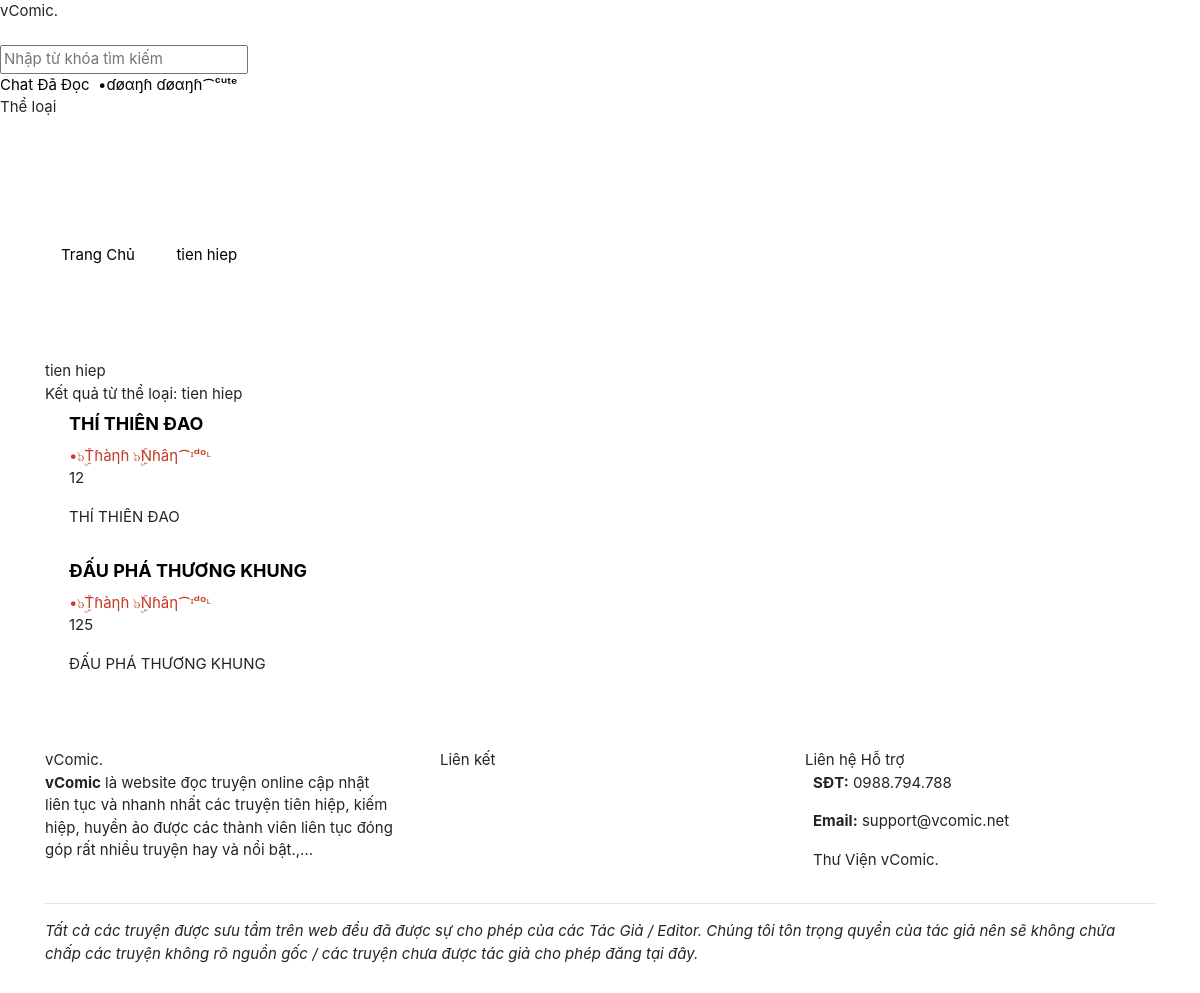
/tag/tien-hiep (signed in), run on the app's committed database.
### tables this page shows
CREATE TABLE `users` (
  `id` int(11) NOT NULL,
  `username` varchar(255) NOT NULL,
  `email` varchar(255) NOT NULL,
  `password` varchar(255) NOT NULL,
  `role` tinyint(4) NOT NULL DEFAULT 0,
  `fullname` varchar(255) NOT NULL,
  `gender` varchar(2) NOT NULL,
  `gold` int(11) NOT NULL DEFAULT 0,
  `coin` int(11) NOT NULL DEFAULT 0,
  `birthday` int(11) NOT NULL,
  `cover` varchar(255) NOT NULL,
  `avatar` varchar(255) NOT NULL,
  `recover_code` varchar(255) NOT NULL,
  `recover_time` int(11) NOT NULL,
  `login_at` int(11) NOT NULL,
  `created_at` int(11) NOT NULL
);

CREATE TABLE `tags` (
  `id` int(11) NOT NULL,
  `name` varchar(255) NOT NULL,
  `slug` varchar(255) NOT NULL
);

CREATE TABLE `tag_story` (
  `story_id` int(11) NOT NULL,
  `tag_id` int(11) NOT NULL
);

CREATE TABLE `stories` (
  `id` int(11) NOT NULL,
  `title` varchar(255) NOT NULL,
  `slug` varchar(255) NOT NULL,
  `summary` varchar(255) NOT NULL,
  `thumbnail` varchar(255) NOT NULL,
  `author` varchar(255) NOT NULL,
  `is_published` tinyint(4) NOT NULL DEFAULT 0,
  `is_completed` tinyint(4) NOT NULL DEFAULT 0,
  `views` int(11) NOT NULL DEFAULT 0,
  `user_id` int(11) NOT NULL,
  `category_id` int(11) NOT NULL,
  `created_at` int(11) NOT NULL
);

### system/routes.php (called while the page is built)
<?php
$routes = [
	'/' => 'home/home.php',
	'/login' => 'users/login.php',
	'/register' => 'users/register.php',
	'/logout' => 'users/logout.php',
	'/search' => 'search.php',
	'/chat' => 'chat/chat.php',
	'/chat/clear' => 'chat/chat.php?act=clear',
	'/chat/del/(.*)' => 'chat/chat.php?act=del&id=$1',
	'/chat/page/(.*)' => 'chat/chat.php?page=$1',
	'/category/(.*)/page/(.*)' => 'category/category.php?slug=$1&page=$2',
	'/category/(.*)' => 'category/category.php?slug=$1',
	'/tag/(.*)/page/(.*)' => 'tag/tag.php?slug=$1&page=$2',
	'/tag/(.*)' => 'tag/tag.php?slug=$1',
	'/story/read' => 'story/read.php',
	'/story/read/page/(.*)' => 'story/read.php?page=$1',
	'/story/(.*)/like' => 'story/story.php?slug=$1&act=like',
	'/story/(.*)/unlike' => 'story/story.php?slug=$1&act=unlike',
	'/story/(.*)/nomination' => 'story/story.php?slug=$1&act=nomination',
	'/story/(.*)/donate/(.*)' => 'story/story.php?slug=$1&act=donate&coin=$2',
	'/story/(.*)/(.*)' => 'chapter/chapter.php?slug=$2',
	'/story/(.*)' => 'story/story.php?slug=$1',
	'/works/story/new' => 'work/createStory.php',
	'/works/(.*)/new' => 'work/createChapter.php?slug=$1',
	'/profile' => 'users/profile.php',
	'/profile/page/(.*)' => 'users/profile.php?page=$1',
	'/profile/avatar' => 'users/avatar.php',
	'/profile/cover' => 'users/cover.php',
	'/profile/settings' => 'users/settings.php',
	'/profile/password' => 'users/change_password.php',
	'/users/recover' => 'users/recover.php',
	'/users/recover/set/(.*)/(.*)' => 'users/recover.php?act=set&username=$1&recover_code=$2',
	'/(.*)/page/(.*)' => 'users/index.php?username=$1&page=$2',
	'/(.*)/follow' => 'users/index.php?username=$1&act=follow',
	'/(.*)/unfollow' => 'users/index.php?username=$1&act=unfollow',
	'/(.*)' => 'users/index.php?username=$1',
];

### modules/tag/tag.php (called while the page is built, shortened)
<?php
require_once('system/bootstrap.php');
$data = get_tag($slug);
if (count_story_tags($data['id'])) {
	$list_stories = get_stories_tag($data['id'], count_story_tags($data['id']));
}
require_once('themes/' . THEME . '/layout/head.php');
require_once('themes/' . THEME . '/templates/tag/tag.php');
require_once('themes/' . THEME . '/layout/end.php');

### system/bootstrap.php (called while the page is built, shortened)
<?php
require_once('functions.php');
require_once('routes.php');
if (isset($_SESSION['username'])) {
    $username = trim($_SESSION['username']);
    $_user = get_info($username);
    if ($_user) {
        $user = $_user;
        $user_id = $user['id'];
    }
}

### themes/colab/templates/tag/tag.php (the view, shortened to what this page needs)
<section class="container-fluid mt-5 pt-3">
    <div class="container">
        <div class="row">
            <div class="col-md-12">
                <nav aria-label="breadcrumb">
                    <ul class="breadcrumb">
                        <li class="breadcrumb-item">
                            <a href="/">
                                <span>Trang Chủ</span>
                            </a>
                        </li>
                        <li class="breadcrumb-item">
                            <a href="#">
                                <span><?= $data['name'] ?></span>
                            </a>
                        </li>
                    </ul>
                </nav>
            </div>
        </div>
    </div>
</section>
<section class="view-search pt-2 mb-3">
    <div class="container">
        <div class="free-title">
            <div class="content"><?= $data['name'] ?></div>
            <div class="desc">
                Kết quả từ thể loại: <?= $data['name'] ?>
            </div>
        </div>
        <div class="custom-list-group">
<?php if (count_story_tags($data['id'])): ?>
    <?php foreach ($list_stories as $data_story): ?>
            <div class="item">
                <div class="story-sm">
                    <div class="content px-md-2 pt-md-2 pl-md-4 pb-md-2" style="overflow: hidden; height: max-content">
                        <a href="/story/<?= $data_story['slug'] ?>" class="title font-weight-bold" style="font-size:18px; line-height: 1.2">
                            <?= $data_story['title'] ?>
                        </a>
                        <div class="info mt-2 small-text">
                            <div class="author">
                                <a href="/<?= get_info_id($data_story['user_id'])['username'] ?>">
                                    <?= display_name(get_info_id($data_story['user_id'])['role'], get_info_id($data_story['user_id'])['fullname']) ?>
                                </a>
                            </div>
                            <span class="view"><i class="fas fa-eye"></i> <?= $data_story['views'] ?></span>
                        </div>
                        <div class="desc my-3"><?= cut_string(nl2br($data_story['summary'])) ?></div>
                    </div>
                </div>
            </div>
    <?php endforeach ?>
<?php else: ?>
            <div class="item">
                Không có truyện nào cho thể loại <b><?= $data['name'] ?></b>
            </div>
<?php endif ?>
        </div>
    </div>
</section>

### index.php (shortened to what this page needs)
<?php
require_once('system/bootstrap.php');
$uri = $_SERVER['REQUEST_URI'];
foreach ($routes as $key => $value) {
	if (preg_match('#^' . $key . '$#', $uri)) {
		$uri = preg_replace('#^' . $key . '$#', $value, $uri);
		$a = explode('?', $uri, 2);
		$slug = isset($_GET['slug']) ? $_GET['slug'] : '';
		require_once('modules/' . $a[0]);
		exit;
	}
}

### themes/colab/layout/head.php (shortened to what this page needs)
<!DOCTYPE html>
<html lang="vi">
<head>
	<link rel="stylesheet" href="<?= SITE_URL ?>/assets/css/all.min.css?ver=<?= VERSION ?>" />
	<link rel="stylesheet" href="<?= SITE_URL ?>/assets/css/bootstrap.min.css?ver=<?= VERSION ?>" />
	<link rel="stylesheet" href="<?= SITE_URL ?>/themes/<?= THEME ?>/css/swiper.min.css?ver=<?= VERSION ?>" />
	<link rel="stylesheet" href="<?= SITE_URL ?>/themes/<?= THEME ?>/css/custom.css?ver=<?= VERSION ?>" />
</head>
<body>
    <section class="loading">
        <div class="loading-content">
            <div class="loader">
                <div class="logo">
                    vComic.
                </div>
            </div>
        </div>
    </section>
    <header style="margin-bottom: 52px;">
        <nav class="custom-nav">
            <div class="custom-nav-brand">
                <a href="/" class="text-white">vComic.</a>
            </div>
            <div class="custom-nav-search">
                <form method="GET">
                    <input type="text" class="nav-search-input" name="search" id="search" placeholder="Nhập từ khóa tìm kiếm" />
                </form>
            </div>
            <div class="custom-nav-item">
                <div class="custom-nav-list">
    <?php if ($user_id): ?>
                    <a class="item" href="/chat">
                        <i class="fal fa-comment-alt-lines"></i> Chat
                    </a>
                    <a class="item" href="/story/read">
                        <i class="far fa-history"></i> Đã Đọc
                    </a>
                    <a class="item" href="/profile">
                        <img class="lazy avatar-sm" data-original="/uploads/avatar/<?= $user['avatar'] ?>?t=<?= time() ?>"> <?= $user['fullname'] ?>
                    </a>
    <?php endif ?>
                    <div class="item cursor">
                        <i class="fal fa-list"></i> <span class="list-title">Thể loại</span>
                        <div class="more-item category">
                            <div class="row text-center">
    <?php if (get_categories()): ?>
    <?php foreach (get_categories() as $list_cate): ?>
                                <div class="col-6 sub px-2">
                                    <a href="/category/<?= $list_cate['slug'] ?>" class="text-white"><?= $list_cate['name'] ?></a>
                                </div>
    <?php endforeach ?>
    <?php else: ?>
                                <div class="col-12 sub px-2">
                                    <a href="#" class="text-white">Chưa có danh mục nào!</a>
                                </div>
    <?php endif ?>
                            </div>
                        </div>
                    </div>
                </div>
            </div>
        </nav>
    </header>

### system/functions.php (shortened to what this page needs)
<?php
function cut_string($string = '', $size = 100, $link = ' [...]')
{
    $string = strip_tags(trim($string));
    $strlen = strlen($string);
    $str    = substr($string, $size, 20);
    $exp    = explode(" ", $str);
    $sum    = count($exp);
    $yes    = "";
    for($i=0; $i<$sum; $i++)
    {
        if($yes == ""){
            $a = strlen($exp[$i]);
            if($a == 0) { $yes = "no"; $a = 0; }
        }
    }
    $sub = substr($string, 0, $size+$a);
    return $sub;
}
function display_name($role, $name)
{
    if ($role == 3) {
        return '<font color="#B8007F" title="VIP Member">' . $name . ' <i class="fas fa-gem"></i></font>';
    } else if ($role == 4) {
        return '<font color="#10EDF5" title="Tác Giả">' . $name . ' <i class="fal fa-pen-fancy"></i></font>';
    } else if ($role == 7) {
        return '<font color="#7343A9" title="Mod">' . $name . ' <i class="fal fa-badge-check"></i></font>';
    } else if ($role == 8) {
        return '<font color="#8FC1A9" title="Super Admin">' . $name . ' <i class="fal fa-badge-check"></i></font>';
    } else if ($role == 9) {
        return '<font color="#C33C23" title="Người Quản Trị">' . $name . ' <i class="fas fa-badge-check"></i></font>';
    } else {
        return $name;
    }
}

### data on the page
users: fullname "•ɗøαŋɦ ɗøαŋɦ⁀ᶜᵘᵗᵉ"
tags: name "tien hiep"
tag_story: story.title "THÍ THIÊN ĐAO", users.fullname "•๖ۣۜTɦàηɦ ๖ۣۜNɦâη⁀ᶦᵈᵒᶫ", story.views "12", story.summary "THÍ THIÊN ĐAO"
tag_story: story.title "ĐẤU PHÁ THƯƠNG KHUNG", users.fullname "•๖ۣۜTɦàηɦ ๖ۣۜNɦâη⁀ᶦᵈᵒᶫ", story.views "125", story.summary "ĐẤU PHÁ THƯƠNG KHUNG"
